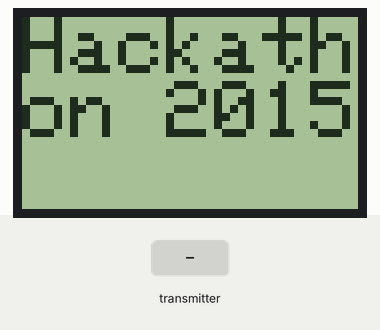
This sketch was run on a simulated Arduino Pro Mini, built with avr-gcc and run on an emulated ATmega328P. Parts: 84×48 one-colour display. The test bench sets the inputs (shaded band). No radio packets arrive unless stated; what the sketch prints to the serial monitor is not drawn.

Above: at 3.2 s.
3.3 s: the transmitter starts sending _millis = 0
At 5.2 s:
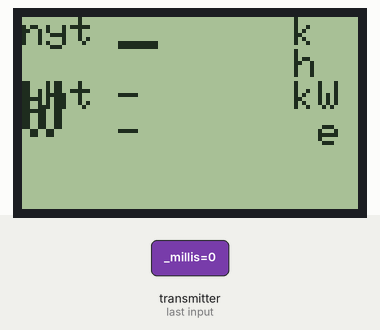
5.5 s: the transmitter starts sending currentWatts = 256
At 6.6 s:
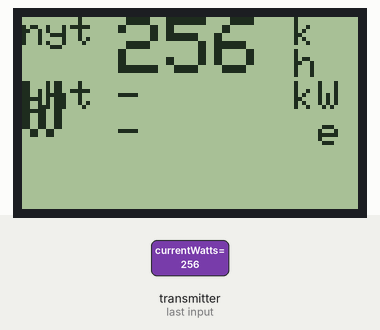
7.6 s: the transmitter starts sending cumulative_W = 256
At 9.2 s:
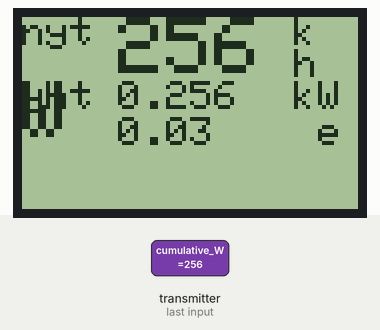
9.7 s: the transmitter starts sending cumulative_kW = 512
At 10.7 s:
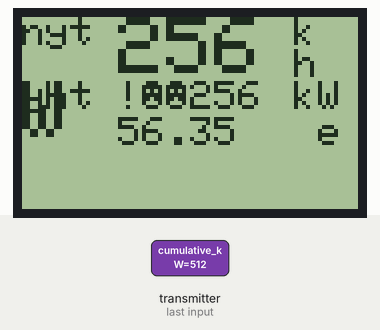
11.7 s: the transmitter starts sending currentWatts = 0
At 13.4 s:
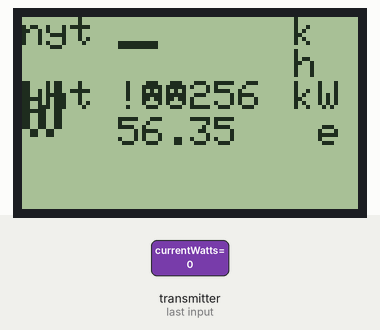
13.8 s: the transmitter starts sending cumulative_kW = 0
At 14.9 s:
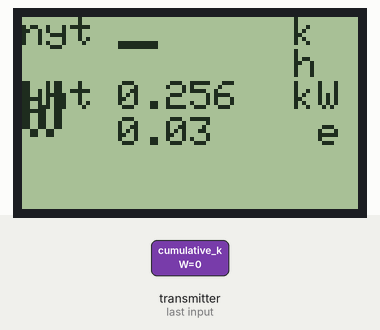
Timing chart, 0 to 16.8 s (numbered marks = the images above; inputs shaded):
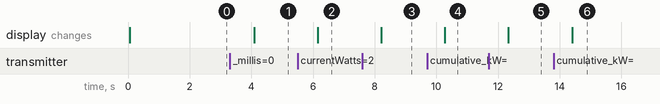

The sketch:

Receiver_display.ino
```cpp
/*
* Based on several tutorials & getting started example sketch for nRF24L01+ radios
*
* Firmware for Energy meter infodisplay unit, using
* Arduino Pro Mini, Nokia 5110 display & nRF24L01 radio
*/

#include <SPI.h>
#include "RF24.h"
#include <Adafruit_GFX.h>
#include <Adafruit_PCD8544.h>

// Software SPI (slower updates, more flexible pin options):
// pin 7 - Serial clock out (SCLK)
// pin 6 - Serial data out (DIN)
// pin 5 - Data/Command select (D/C)
// pin 4 - LCD chip select (CS)
// pin 3 - LCD reset (RST)
Adafruit_PCD8544 display = Adafruit_PCD8544(7, 6, 5, 4, 3);


/****************** User Config ***************************/
/***      Set this radio as radio number 0 or 1         ***/
bool radioNumber = 0;

/* Hardware configuration: Set up nRF24L01 radio on SPI bus plus pins 9 & 10 */
RF24 radio(9,10);
/**********************************************************/

byte addresses[][6] = {"1Node","2Node"};

// Used to control whether this node is sending (0) or receiving (1)
// with two radios and just one-direction messaging, this could be !radioNumber
bool role = 1;

// data struct, changes here require an update to the receiver sketch, too
// note: sending 'String' type values does not work as intended, maybe a byte array should be used?
struct dataStruct{
	unsigned long _millis; // request timestamp
	String sender; // sending node id
	String receiver; // to who this packet is intended to
	unsigned int currentWatts;
	unsigned int cumulative_kW; // cumulative values divided to kW / W
	unsigned int cumulative_W;  // otherwise they will overflow quite quickly

} myData;

// price per kwh, from energy company
float price_per_kwh = 0.11f;

void setup() {
  Serial.begin(57600);
  display.begin();

  // Info display splash screen
  // There's an adafruit logo in the library, this could perhaps be sliced off if available memory is an issue
  display.clearDisplay(); // clear the display immediately to prevent AF logo showing up
  display.display(); // push blank screen to display
  display.setContrast(60); // range from 0-127
  display.setTextSize(2); // 1 is small, 2 for large
  display.setTextColor(BLACK);
  display.setCursor(0,0);
  display.println("Hackathon 2015");
  display.display();
  delay(2000);

  Serial.println(F("*** Receiving from the other node"));

  initRadio();
}

// radio initialization
void initRadio() {
  radio.begin();

  // Set the PA Level below maximum to prevent power supply related issues. Soldering a small cap between
  // the modules GND/Vin could help if those appear (do an internet search for solutions).
  // Because the close proximity of the devices, no need to use RF24_PA_MAX, which is default.
  // Available options are: RF24_PA_MIN, RF24_PA_LOW, RF24_PA_HIGH, RF24_PA_MAX
  // So far no problems.
  radio.setPALevel(RF24_PA_HIGH);

  // Open a writing and reading pipe on each radio, with opposite addresses
  if(radioNumber){
    radio.openWritingPipe(addresses[1]);
    radio.openReadingPipe(1,addresses[0]);
  }else{
    radio.openWritingPipe(addresses[0]);
    radio.openReadingPipe(1,addresses[1]);
  }

  // Start the radio listening for data
  radio.startListening();
}

void loop() {
  readValues();

}

// do the radio stuff
void readValues() {
/****************** Ping Out Role ***************************/
if (role == 1)  {

    radio.stopListening();                                    // First, stop listening so we can talk.

    Serial.println(F("Sending request..."));

    unsigned long time = millis();                             // Take the time, and send it.  This will block until complete
     if (!radio.write( &time, sizeof(unsigned long) )){
       //Serial.println(F("failed"));
     }

    radio.startListening();                                    // Now, continue listening

    unsigned long started_waiting_at = millis();               // Set up a timeout period, get the current microseconds
    boolean timeout = false;                                   // Set up a variable to indicate if a response was received or not

    while ( ! radio.available() ){                             // While nothing is received
      if (micros() - started_waiting_at > 200000 ){            // If waited longer than 200ms, indicate timeout and exit while loop
          timeout = true;
          break;
      }
    }

    if ( timeout ){                                             // Describe the results
        //Serial.println(F("Failed, response timed out."));
    } else {
        unsigned long got_time;                                // Grab the response, compare, and send to debug print

        radio.read( &myData, sizeof(myData) );

        doInfoDisplay();

        // What have we here?
        Serial.print(F("Sent :"));
        Serial.print(time);
        Serial.print(F(", Got response from:"));
        Serial.print(myData.sender);
        Serial.print(", to: ");
        Serial.print(myData.receiver);
        Serial.print(", requested at: ");
        Serial.print(myData._millis);
        Serial.print(", current kWh = ");
        Serial.print((double)myData.currentWatts);
        Serial.print(", cumulative W = ");
		Serial.print(myData.cumulative_kW);
		Serial.print(" ");
        Serial.println(myData.cumulative_W);
        Serial.print(F(". Round-trip delay "));
        Serial.print(millis()-got_time);
        Serial.println(F(" milliseconds"));
    }

    // Try again 1s later
    delay(1000);
  }

} // readValues

// method to print info to display
void doInfoDisplay() {
  String currentWatts = "nyt"; // nyt = now/atm in finnish
  String yhteensa = "yht"; // yht = abbr for "total" in finnish

  display.clearDisplay();
  display.setTextSize(1); // height 7px
  display.setCursor(0,0);
  display.println(currentWatts);
  display.setCursor(0,16);
  display.println(yhteensa);

  // current consumption unit (kWh)
  display.setTextSize(2); // height 14px, width 10px
  display.setCursor(74,0); // 84(screen width)-10px
  display.println("W");
  display.setTextSize(1); // height 7px, width 5px
  display.setCursor(68,0); // 74-6px, see above
  display.println("k");
  display.setCursor(68,8); // 7px + 1px margin
  display.println("h");

  // total units
  display.setTextSize(1);
  display.setCursor(68,16); // x-axis, see above / y = 14px + 2px margin
  display.println("kW");
  display.setCursor(74,25);
  display.println("e");

  display.setCursor(24,0);
  display.setTextSize(2);
  if (myData.currentWatts > 0) {
     display.setTextSize(2);
     float current = (float)myData.currentWatts;
     display.println((int)current);
  } else {
     display.println('-');
  }

  display.setTextSize(1);
  display.setCursor(24,16);
  if (myData.cumulative_W > 0) {
	 // check the kW value for display purposes
	 if (myData.cumulative_kW > 0) {
		 float cumulative_kW =(float)myData.cumulative_kW; // do some typecasting just to look silly
		 display.print((int)cumulative_kW+"."); // and not to get random pointer values from struct printed out
	 } else {
		 display.print("0.");
	 }

	 float cumulative_W = (float)myData.cumulative_W;
	 display.println((int)cumulative_W);

     display.setCursor(24,25);
     float money = ((float)myData.cumulative_kW * 0.11f) + ((float)myData.cumulative_W * price_per_kwh / 1000.0f);
     display.println(money);
  } else {
     display.println('-');
     display.setCursor(24,25);
     display.println('-');
  }

  display.display();
}
```

Measured:
- after the input at 3.3 s, the display: changes after 0.79 s (image 1)
- after the input at 5.5 s, the display: changes after 0.65 s (image 2)
- after the input at 7.6 s, the display: changes after 0.61 s (image 3)
- after the input at 9.7 s, the display: changes after 0.58 s (image 4)
- after the input at 11.7 s, the display: changes after 0.64 s (image 5)
- after the input at 13.8 s, the display: changes after 0.60 s (image 6)
